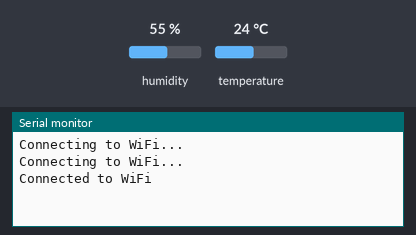
Recording of a sketch running on a simulated ESP8266 (NodeMCU). On the bench: the last lines printed to the serial monitor. Inputs (shaded band) come from the test bench; at power-on: humidity 55 %, temperature 24 °C. WiFi joins after 1.5 s; servers stay silent unless stated; web services answer with replies made up by the test bench.

Above: at 3.2 s.
3.3 s: humidity set to 22 %
At 10.5 s:
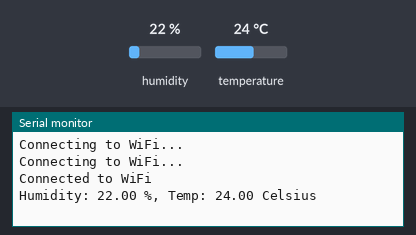
16.8 s: temperature set to 12 °C
At 20.6 s:
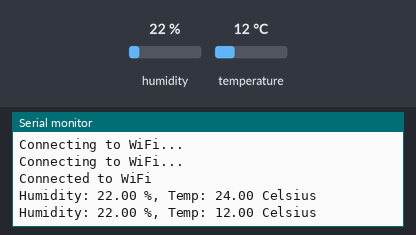
30.3 s: humidity set to 40 %
At 33.3 s:
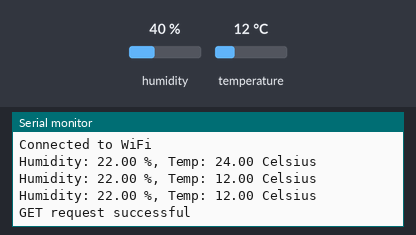

Measured:
- after the input at 3.3 s, the serial monitor: prints a new line after 6.7 s (image 1)
- after the input at 16.8 s, the serial monitor: prints a new line after 3.2 s (image 2)

The sketch:

Temp_Hum_DHT22_TSPK.ino
```cpp
//LABORATORIO 2
#include <dht.h>
#include <ESP8266WiFi.h>
#include <ESP8266HTTPClient.h>
dht DHT;
// Constants
#define DHT22_PIN 2 // DHT 22 (AM2302) - what pin we're connected to
// Variables
float hum;  // Stores humidity value
float temp; // Stores temperature value

// Your WiFi credentials.
char ssid[] = "BzyA"; char pass[] = "nohaycontra";
// ThingSpeak API key
char apiKey[] = "IV5J49VTSJN0WILI";
// Time variables
unsigned long previousSensorReadTime = 0;  // Store the last time the sensor was read
unsigned long previousThingSpeakTime = 0;  // Store the last time ThingSpeak was updated
const unsigned long sensorInterval = 10000; // Read the sensor every 10 seconds
const unsigned long thingspeakInterval = 30000; // Update ThingSpeak every 60 seconds

void setup() {
  Serial.begin(9600);
  WiFi.begin(ssid, pass);
  while (WiFi.status() != WL_CONNECTED) {
    delay(1000);
    Serial.println("Connecting to WiFi...");
  }
  Serial.println("Connected to WiFi");
}

void loop() {
  unsigned long currentMillis = millis();

  // Read the sensor data at a different interval
  if (currentMillis - previousSensorReadTime >= sensorInterval) {
    previousSensorReadTime = currentMillis;
    int chk = DHT.read22(DHT22_PIN);
    hum = DHT.humidity;
    temp = DHT.temperature;
    Serial.print("Humidity: ");
    Serial.print(hum);
    Serial.print(" %, Temp: ");
    Serial.print(temp);
    Serial.println(" Celsius");
    delay(2000); //Delay 2 sec.

  }

  // Update ThingSpeak at a different interval
  if (currentMillis - previousThingSpeakTime >= thingspeakInterval) {
    previousThingSpeakTime = currentMillis;
    // Check if the sensor data is valid
    if (temp != -999.00 && hum != -999.00) {
      sendTemperatureToThingSpeak(temp);
      Serial.println("GET request successful");

    }
  }
}

void sendTemperatureToThingSpeak(float temperature) {
  WiFiClient client;
  if (client.connect("api.thingspeak.com", 80)) {
    String postStr = "field7=" + String(temperature);
    postStr += "\r\n\r\n";

    client.print("GET /update?api_key=");
    client.print(apiKey);
    client.print("&");
    client.print(postStr);
    client.println("Host: api.thingspeak.com");
    client.println("User-Agent: ESP8266/1.0");
    client.println("Connection: close");
    client.println();

    // Wait for the server's response
    while (!client.available()) {
      delay(1);
    }

    // Print the response to the Serial Monitor
    while (client.available()) {
      char c = client.read();

    }

    client.stop();
  }
}
```
